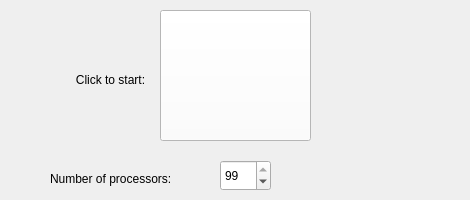
      <widget class="QFrame" name="frame_6">
       <property name="minimumSize">
        <size>
         <width>470</width>
         <height>200</height>
        </size>
       </property>
       <property name="maximumSize">
        <size>
         <width>470</width>
         <height>16777215</height>
        </size>
       </property>
       <property name="frameShape">
        <enum>QFrame::NoFrame</enum>
       </property>
       <property name="frameShadow">
        <enum>QFrame::Raised</enum>
       </property>
       <property name="lineWidth">
        <number>0</number>
       </property>
       <widget class="QPushButton" name="mineButton">
        <property name="geometry">
         <rect>
          <x>160</x>
          <y>10</y>
          <width>151</width>
          <height>131</height>
         </rect>
        </property>
        <property name="toolTip">
         <string>&lt;html&gt;&lt;head/&gt;&lt;body&gt;&lt;p&gt;Click to start/stop mining&lt;/p&gt;&lt;/body&gt;&lt;/html&gt;</string>
        </property>
        <property name="styleSheet">
         <string notr="true">QPushButton { background: white;}</string>
        </property>
        <property name="text">
         <string/>
        </property>
        <property name="icon">
         <iconset resource="../bitcoin.qrc">
          <normaloff>:/icons/miningoff</normaloff>
          <normalon>:/icons/miningon</normalon>
        </iconset>
        </property>
        <property name="iconSize">
         <size>
          <width>100</width>
          <height>100</height>
         </size>
        </property>
       </widget>
       <widget class="QSpinBox" name="spinBox">
        <property name="geometry">
         <rect>
          <x>220</x>
          <y>160</y>
          <width>51</width>
          <height>31</height>
         </rect>
        </property>
        <property name="minimum">
         <number>1</number>
        </property>
        <property name="value">
         <number>99</number>
        </property>
       </widget>
       <widget class="QLabel" name="proclabel">
        <property name="geometry">
         <rect>
          <x>50</x>
          <y>170</y>
          <width>161</width>
          <height>17</height>
         </rect>
        </property>
        <property name="text">
         <string>Number of processors:</string>
        </property>
       </widget>
       <widget class="QLabel" name="miningLabel">
        <property name="geometry">
         <rect>
          <x>60</x>
          <y>70</y>
          <width>101</width>
          <height>21</height>
         </rect>
        </property>
        <property name="text">
         <string>&lt;html&gt;&lt;head/&gt;&lt;body&gt;&lt;p&gt;Click to start:&lt;/p&gt;&lt;/body&gt;&lt;/html&gt;</string>
        </property>
        <property name="alignment">
         <set>Qt::AlignCenter</set>
        </property>
       </widget>
      </widget>
